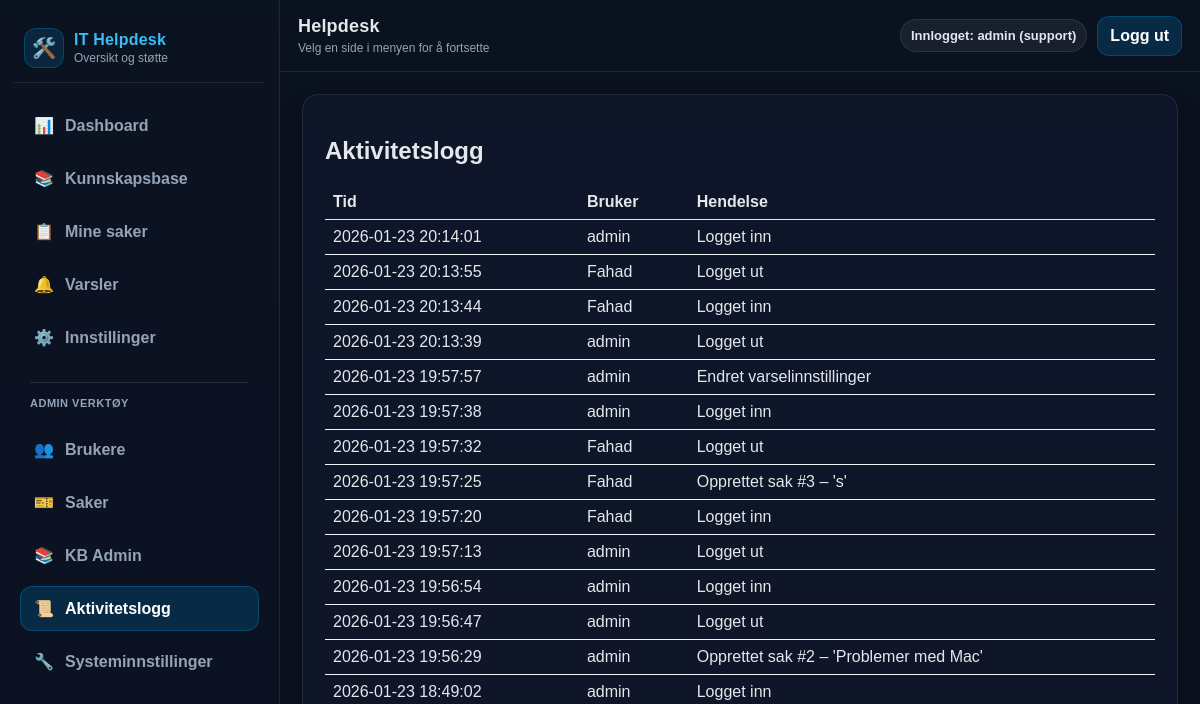
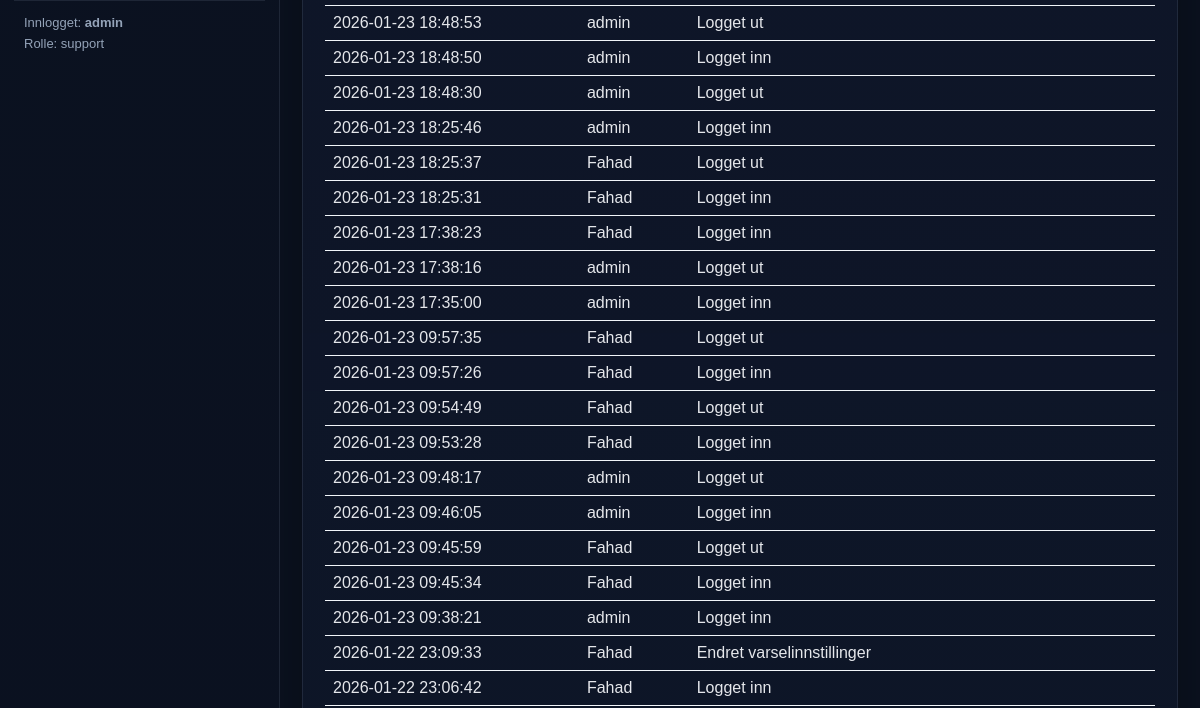
The page /admin/activity (signed in, upper part) on the database as committed earlier (2 pictures, top to bottom).
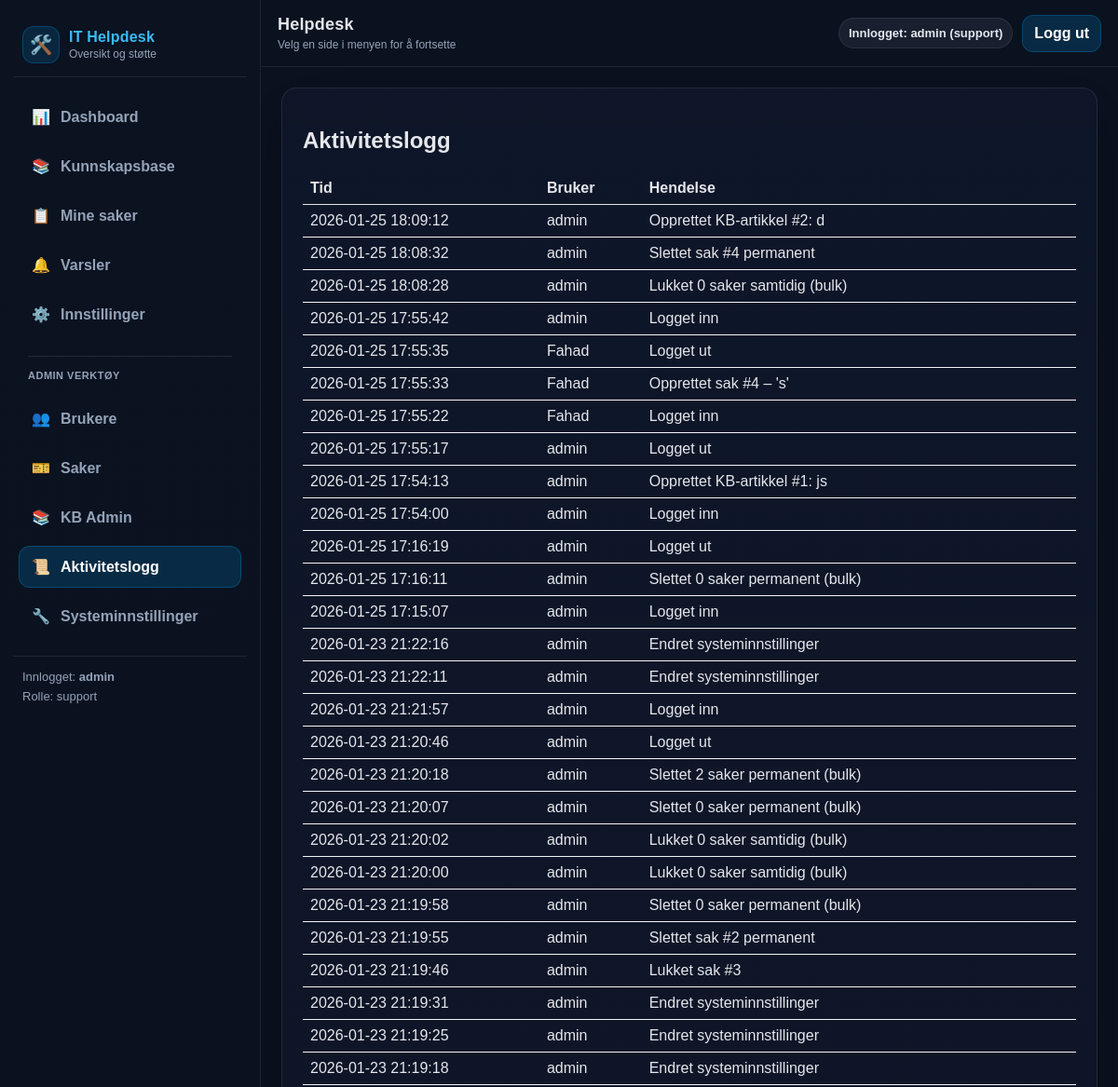
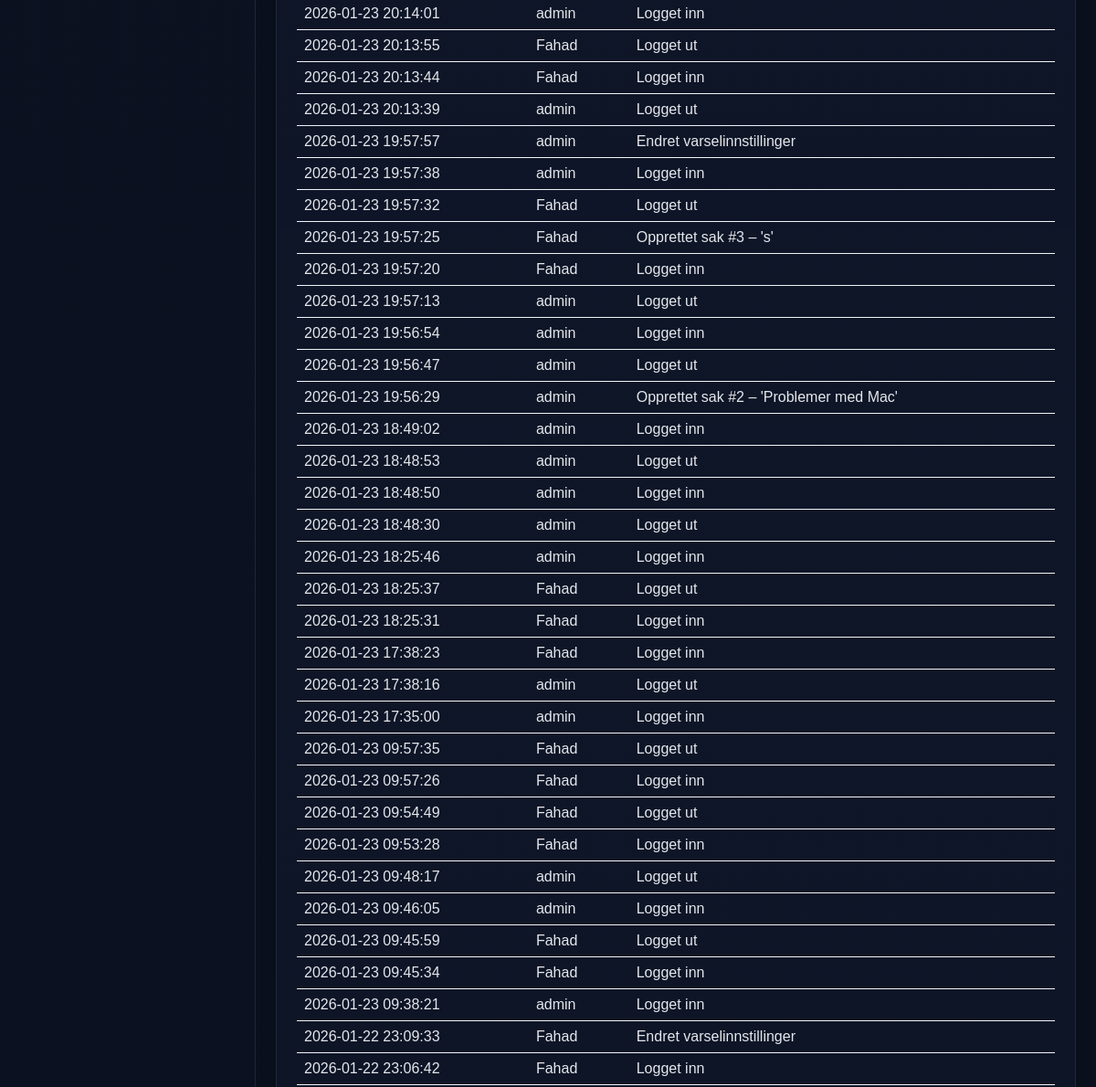
The same page on the database as committed later (2 pictures, top to bottom).
### tables this page shows
CREATE TABLE activity (
            id INTEGER PRIMARY KEY AUTOINCREMENT,
            user TEXT NOT NULL,
            details TEXT NOT NULL,
            created_at TEXT NOT NULL DEFAULT (datetime('now'))
        );

### routes.py (the view)
@bp.route("/admin/activity")
def activity_log():
    user = current_user()
    if not user:
        return redirect(url_for("main.login"))
    if current_role() != "support":
        abort(403)
    try:
        entries = get_activity(200)
    except Exception as e:
        logger.error(f"Activity log error: {e}")
        entries = []
    return render_template("logs.html", log_entries=entries)

### __init__.py (called while the page is built)
def create_app():
    app = Flask(__name__)
    app.config.from_object(Config)
    init_mail(app)
    @app.after_request
    def set_security_headers(response):
        response.headers['X-Content-Type-Options'] = 'nosniff'
        response.headers['X-Frame-Options'] = 'DENY'
        response.headers['X-XSS-Protection'] = '1; mode=block'
        return response
    from .routes import bp
    app.register_blueprint(bp)
    return app

### db.py (called while the page is built)
def count_notifications(user: str) -> int:
    conn = _conn()
    cur = conn.cursor()
    cur.execute("SELECT COUNT(*) AS c FROM notifications WHERE user = ? AND read = 0", (user,))
    row = cur.fetchone()
    conn.close()
    return int(row["c"]) if row else 0

def get_activity(limit: int = 100) -> List[Dict[str, Any]]:
    conn = _conn()
    cur = conn.cursor()
    cur.execute("SELECT * FROM activity ORDER BY id DESC LIMIT ?", (limit,))
    rows = cur.fetchall()
    conn.close()
    return [dict(r) for r in rows]

def _conn() -> sqlite3.Connection:
    DB_PATH.parent.mkdir(parents=True, exist_ok=True)
    conn = sqlite3.connect(DB_PATH)
    conn.row_factory = sqlite3.Row
    return conn

### routes.py (called while the page is built)
def current_user():
    return session.get("user")

### templates/logs.html
{% extends "base.html" %}
{% block content %}
<div class="card">
  <h2>Aktivitetslogg</h2>
  {% if log_entries and log_entries|length > 0 %}
    <table style="width:100%; border-collapse: collapse;">
      <thead>
        <tr>
          <th style="text-align:left; border-bottom:1px solid #e5e7eb; padding:8px;">Tid</th>
          <th style="text-align:left; border-bottom:1px solid #e5e7eb; padding:8px;">Bruker</th>
          <th style="text-align:left; border-bottom:1px solid #e5e7eb; padding:8px;">Hendelse</th>
        </tr>
      </thead>
      <tbody>
        {% for e in log_entries %}
        <tr>
          <td style="padding:8px; border-bottom:1px solid #f1f5f9;">{{ e.created_at }}</td>
          <td style="padding:8px; border-bottom:1px solid #f1f5f9;">{{ e.user }}</td>
          <td style="padding:8px; border-bottom:1px solid #f1f5f9;">{{ e.details }}</td>
        </tr>
        {% endfor %}
      </tbody>
    </table>
  {% else %}
    <p class="muted">Ingen loggoppføringer.</p>
  {% endif %}
</div>
{% endblock %}

Rows that differ between the two databases and show on the page:
added activity: created_at "2026-01-25 18:09:12", user "admin", details "Opprettet KB-artikkel #2: d"
added activity: created_at "2026-01-25 18:08:32", user "admin", details "Slettet sak #4 permanent"
added activity: created_at "2026-01-25 18:08:28", user "admin", details "Lukket 0 saker samtidig (bulk)"
added activity: created_at "2026-01-25 17:55:42", user "admin", details "Logget inn"
added activity: created_at "2026-01-25 17:55:35", user "Fahad", details "Logget ut"
added activity: created_at "2026-01-25 17:55:33", user "Fahad", details "Opprettet sak #4 – 's'"
added activity: created_at "2026-01-25 17:55:22", user "Fahad", details "Logget inn"
added activity: created_at "2026-01-25 17:55:17", user "admin", details "Logget ut"
added activity: created_at "2026-01-25 17:54:13", user "admin", details "Opprettet KB-artikkel #1: js"
added activity: created_at "2026-01-25 17:54:00", user "admin", details "Logget inn"
added activity: created_at "2026-01-25 17:16:19", user "admin", details "Logget ut"
added activity: created_at "2026-01-25 17:16:11", user "admin", details "Slettet 0 saker permanent (bulk)"
added activity: created_at "2026-01-25 17:15:07", user "admin", details "Logget inn"
added activity: created_at "2026-01-23 21:22:16", user "admin", details "Endret systeminnstillinger"
added activity: created_at "2026-01-23 21:22:11", user "admin", details "Endret systeminnstillinger"
added activity: created_at "2026-01-23 21:21:57", user "admin", details "Logget inn"
added activity: created_at "2026-01-23 21:20:46", user "admin", details "Logget ut"
added activity: created_at "2026-01-23 21:20:18", user "admin", details "Slettet 2 saker permanent (bulk)"
added activity: created_at "2026-01-23 21:20:07", user "admin", details "Slettet 0 saker permanent (bulk)"
added activity: created_at "2026-01-23 21:20:02", user "admin", details "Lukket 0 saker samtidig (bulk)"
added activity: created_at "2026-01-23 21:20:00", user "admin", details "Lukket 0 saker samtidig (bulk)"
added activity: created_at "2026-01-23 21:19:58", user "admin", details "Slettet 0 saker permanent (bulk)"
added activity: created_at "2026-01-23 21:19:55", user "admin", details "Slettet sak #2 permanent"
added activity: created_at "2026-01-23 21:19:46", user "admin", details "Lukket sak #3"
added activity: created_at "2026-01-23 21:19:31", user "admin", details "Endret systeminnstillinger"
added activity: created_at "2026-01-23 21:19:25", user "admin", details "Endret systeminnstillinger"
added activity: created_at "2026-01-23 21:19:18", user "admin", details "Endret systeminnstillinger"
